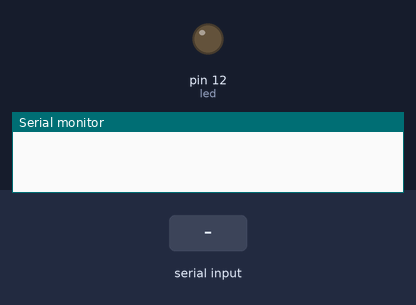
This sketch was run on a simulated Arduino Uno, built with avr-gcc and run on an emulated ATmega328P. On the bench: output pins drawn as LEDs (lit = HIGH), the last lines printed to the serial monitor. The test bench sets the inputs (shaded band).

Above: at 1.2 s.
1.3 s: "1" received over the second serial link
At 2.5 s:
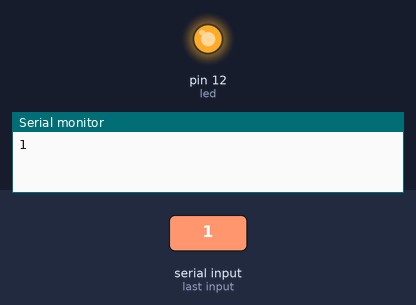
2.8 s: "0" received over the second serial link
At 3.6 s:
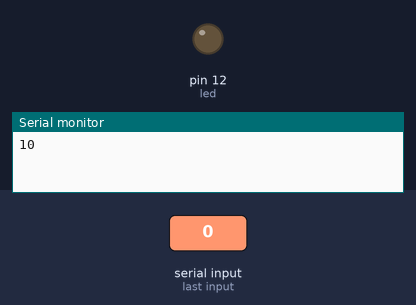
Timing chart, 0 to 5.8 s (numbered marks = the images above; inputs shaded):
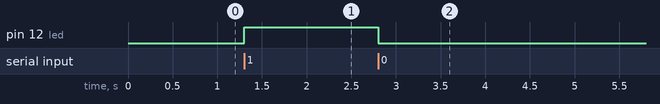

The sketch:

sketch_mar22a.ino
```cpp
#include  <SoftwareSerial.h>
SoftwareSerial BTSerial(10, 11); // RX 、 TX
int led = 12;
char data;
bool state = LOW;

void setup()
 {
  Serial.begin(9600);
  BTSerial.begin(9600);  // HC-05 default speed in AT command more
  pinMode (led,OUTPUT);
  digitalWrite(led,state);
 }
void loop()
 {
// Keep reading from HC-05 and send to Arduino Serial Monitor
if (BTSerial.available()){
  data = BTSerial.read();
  Serial.write(data);
  if(data == '1')
    state = HIGH;
  else if(data == '0')
    state = LOW;
  digitalWrite(led,state);
  }

// Keep reading from Arduino Serial Monitor and send to HC-05
if (Serial.available())
   BTSerial.write(Serial.read());
   }
```

Measured:
- after the input at 1.3 s, pin 12 (led): LOW → HIGH at once
- after the input at 2.8 s, pin 12 (led): HIGH → LOW at once
